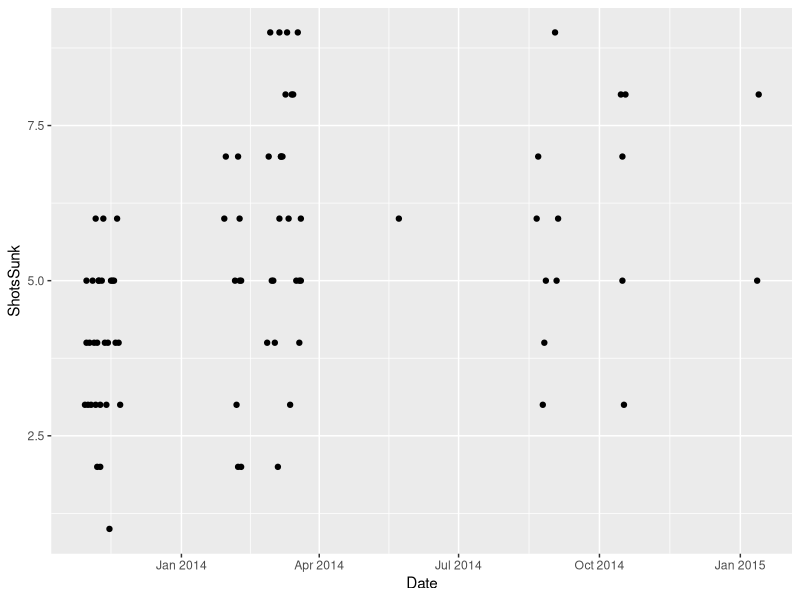

Write the R code that produced this figure.
## ---- chunk 1
#this is how I read the data from .csv:
library(ggplot2)
setClass('myDateFormat')
setAs('character', 'myDateFormat', function(from) as.POSIXct(from, format="%d/%m/%Y", origin="1970-01-01"))
d <- read.csv('data/bbAccuracy.csv', header = TRUE, colClasses = c('myDateFormat', 'numeric'))
with(d, qplot(Date, ShotsSunk))
